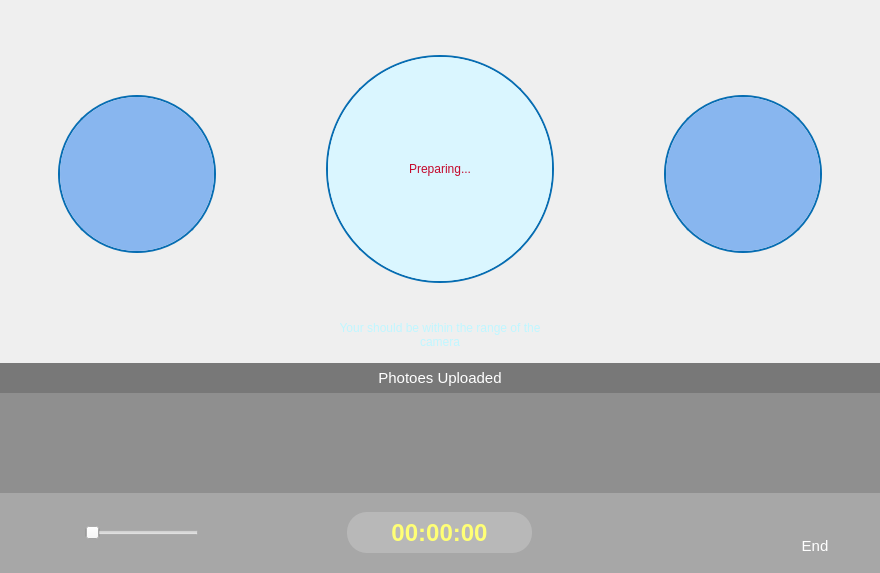
<?xml version="1.0" encoding="UTF-8"?>
<ui version="4.0">
 <class>ns::PageCalling</class>
 <widget class="QWidget" name="ns::PageCalling">
  <property name="geometry">
   <rect>
    <x>0</x>
    <y>0</y>
    <width>880</width>
    <height>573</height>
   </rect>
  </property>
  <property name="windowTitle">
   <string>YesPo Service Client</string>
  </property>
  <property name="styleSheet">
   <string notr="true">* {
	font-family: Verdana, &quot;宋体&quot;, Arial, Sans-serif, Segoe UI, Tahoma;
}

#windowBg {
	border-image: url(:/images/ui/bg_processing.png); 
	
}
#widgetCallTop #labelCallerName, #labelCallerDetail,#labelCalleeName,#labelCalleeDetail,#labelCallHint {
	color: #ffffff; 
}


#widgetCallTop #widgetCallerPhoto, #widgetCallTop #widgetCalleePhoto {
	border: 2px solid #066DB2;
	border-radius: 79px;
}

#widgetCallTop #widgetMePhoto {
	border: 2px solid #066DB2;
	border-radius: 114px;
}

/*#widgetCallTop #labelCallerForward,#widgetCallTop #labelMeForward {
	background-image: url(:/images/ui/call_forward.png);
}*/

#widgetCallTop #labelCallerName, #widgetCallTop #labelCalleeName {
	font-weight: bold;
	font-size: 14px;
}

#widgetCallTop #labelCallHint {
	font-size: 12px;
	color: #C0F6FF;
}

#widgetCallBottom {
	/*background: qlineargradient(x1:0, y1:0, x2:0, y2:1,stop:0 #46729e, stop:1 #4d80b3);*/
	/*background: rgba(0,0,0,20);*/
	/*border-bottom-left-radius: 3px;
	border-bottom-right-radius: 3px;*/
}

#widgetCallBottom #labelDuration {
/*	border: 2px solid rgba(19,95,96);*/
	/*background: qlineargradient(x1:0, y1:0, x2:0, y2:1,stop:0 rgba(91,133,177,50), stop:1 rgba(93,137,181,50));*/
	background: rgba(255,255,255,50);
	color: #ffff75;
	font-size: 24px;
	font-weight: bold;
	/*border-radius: 5px;*/
	border-bottom-left-radius: 20px;
	border-top-left-radius: 20px;
	border-top-right-radius: 20px;
	border-bottom-right-radius: 20px;
}


#widgetCallBottom #pushButtonHangup {
	background-image:url(:/images/ui/bi_calling_hangup.png) center center;
	background-repeat:no-repeat;
	border-radius: 35px;
	padding-top:25px;
	color: #FFFFFF;
	font-size: 15px;
}


#widgetCallBottom #pushButtonHangup:hover {
	background-image: url(:/images/ui/bi_calling_hangup_hover.png) center center;
}

#widgetCallBottom #pushButtonHangup:pressed {
	background-image: url(:/images/ui/bi_calling_hangup_pressed.png) center center;
}

#widgetCallBottom #pushButtonVideo {
	background-image:url(:/images/ui/bi_calling_video.png) center center;
	background-repeat:no-repeat;
	border-radius: 35px;
	padding-top:25px;
	color: #FFFFFF;
	font-size: 15px;
}
#widgetCallBottom #pushButtonVideo:hover{
	background-image:url(:/images/ui/bi_calling_video_hover.png) center center;
}
#widgetCallBottom #pushButtonVideo:pressed{
	background-image:url(:/images/ui/bi_calling_video_pressed.png) center center;
}

#labelMePhoto {
	background: #daf6ff;
	border-radius: 112px;
	color: #C4092C;
}

#labelCallerPhoto, #labelCalleePhoto {
	background: #88b6ef;
	border-radius: 77px;
}

#labelHint {
	color: #FFFFFF;
	font-size: 15px;
}

#widgetTime {
	
	background-color: rgba(0, 0, 0, 30%);
}

#widgetTime #sliderVoice::groove:horizontal {
	margin: 5px 0;
	height: 7px;
	border-radius: 3px;
	border-image: url(:/images/ui/bi_calling_slider_hor.png);
}

#widgetTime #sliderVoice::handle:horizontal {   
	width: 7px;
   	margin: -5px 0;
	height: 15px;
	border-image: url(:/images/ui/bi_calling_slider_handle.png);
}

#widgetTime #sliderVoice::handle:horizontal:hover {   
	width: 7px;
   	margin: -5px 0;
	height: 15px;
	border-image: url(:/images/ui/bi_calling_slider_handle_hover.png);
}

#widgetTime #sliderVoice::handle:horizontal:pressed {   
	width: 7px;
   	margin: -5px 0;
	height: 15px;
	border-image: url(:/images/ui/bi_calling_slider_handle_pressed.png);
}

#widgetTime #labelVoiceSliderIcon {
	border-image: url(:/images/ui/bi_calling_voice_full.png);
}

#widgetTime #labelValueIcon {
	border-image: url(:/images/ui/bi_calling_voice_value.png);
}

#widgetPhoto {
	background: rgba(0, 0, 0, 40%);
}

#widgetLanguage {
	background: rgba(0,0,0,50%);
}

#labelCallerName {
	padding-right: 70px;
}

#labelCallerDetail {
	padding-left: 50px;
}

#labelCalleeName {
	padding-right: 60px;
}

#labelCalleeDetail {
	padding-right: 70px;
}

#labelSource,#labelTarget {
	color: #FFFFFF;
	font-weight: bold;
}

#labelCountryLangValue, #labelCountryLang {
	font-size: 15px;
    color: #ffffff;
}

#widgetCountryLangValue {
	background:#57B5E1;
	border-top-left-radius: 16px;
	border-bottom-left-radius: 16px;
	border-top-right-radius: 16px;
	border-bottom-right-radius: 16px;
}


</string>
  </property>
  <layout class="QVBoxLayout" name="verticalLayout">
   <property name="spacing">
    <number>0</number>
   </property>
   <property name="margin">
    <number>0</number>
   </property>
   <item>
    <widget class="QWidget" name="windowBg" native="true">
     <layout class="QVBoxLayout" name="verticalLayout_3">
      <property name="spacing">
       <number>0</number>
      </property>
      <property name="margin">
       <number>0</number>
      </property>
      <item>
       <widget class="QWidget" name="widgetCallTop" native="true">
        <layout class="QHBoxLayout" name="horizontalLayout_2">
         <property name="topMargin">
          <number>40</number>
         </property>
         <property name="bottomMargin">
          <number>0</number>
         </property>
         <item>
          <spacer name="horizontalSpacer_3">
           <property name="orientation">
            <enum>Qt::Horizontal</enum>
           </property>
           <property name="sizeHint" stdset="0">
            <size>
             <width>51</width>
             <height>20</height>
            </size>
           </property>
          </spacer>
         </item>
         <item>
          <widget class="QWidget" name="widgetCaller" native="true">
           <layout class="QVBoxLayout" name="verticalLayout_6">
            <property name="spacing">
             <number>6</number>
            </property>
            <property name="leftMargin">
             <number>0</number>
            </property>
            <property name="topMargin">
             <number>55</number>
            </property>
            <property name="rightMargin">
             <number>15</number>
            </property>
            <property name="bottomMargin">
             <number>0</number>
            </property>
            <item>
             <layout class="QHBoxLayout" name="horizontalLayout_5">
              <property name="spacing">
               <number>15</number>
              </property>
              <property name="topMargin">
               <number>0</number>
              </property>
              <item>
               <widget class="QWidget" name="widgetCallerPhoto" native="true">
                <property name="minimumSize">
                 <size>
                  <width>158</width>
                  <height>158</height>
                 </size>
                </property>
                <property name="maximumSize">
                 <size>
                  <width>158</width>
                  <height>158</height>
                 </size>
                </property>
                <layout class="QVBoxLayout" name="verticalLayout_5">
                 <property name="spacing">
                  <number>0</number>
                 </property>
                 <property name="margin">
                  <number>2</number>
                 </property>
                 <item>
                  <widget class="ns::ElidedLabel" name="labelCallerPhoto">
                   <property name="minimumSize">
                    <size>
                     <width>154</width>
                     <height>154</height>
                    </size>
                   </property>
                   <property name="maximumSize">
                    <size>
                     <width>154</width>
                     <height>154</height>
                    </size>
                   </property>
                   <property name="text">
                    <string/>
                   </property>
                   <property name="alignment">
                    <set>Qt::AlignCenter</set>
                   </property>
                  </widget>
                 </item>
                </layout>
               </widget>
              </item>
              <item>
               <widget class="QLabel" name="labelCallerForward">
                <property name="minimumSize">
                 <size>
                  <width>65</width>
                  <height>26</height>
                 </size>
                </property>
                <property name="maximumSize">
                 <size>
                  <width>65</width>
                  <height>26</height>
                 </size>
                </property>
                <property name="text">
                 <string/>
                </property>
               </widget>
              </item>
             </layout>
            </item>
            <item>
             <layout class="QVBoxLayout" name="verticalLayout_4">
              <property name="topMargin">
               <number>43</number>
              </property>
              <item>
               <widget class="QLabel" name="labelCallerName">
                <property name="minimumSize">
                 <size>
                  <width>0</width>
                  <height>23</height>
                 </size>
                </property>
                <property name="maximumSize">
                 <size>
                  <width>16777215</width>
                  <height>23</height>
                 </size>
                </property>
                <property name="text">
                 <string/>
                </property>
                <property name="alignment">
                 <set>Qt::AlignCenter</set>
                </property>
               </widget>
              </item>
              <item>
               <widget class="QLabel" name="labelCallerDetail">
                <property name="minimumSize">
                 <size>
                  <width>0</width>
                  <height>18</height>
                 </size>
                </property>
                <property name="maximumSize">
                 <size>
                  <width>16777215</width>
                  <height>18</height>
                 </size>
                </property>
                <property name="text">
                 <string/>
                </property>
                <property name="scaledContents">
                 <bool>true</bool>
                </property>
                <property name="alignment">
                 <set>Qt::AlignLeading|Qt::AlignLeft|Qt::AlignTop</set>
                </property>
               </widget>
              </item>
             </layout>
            </item>
           </layout>
          </widget>
         </item>
         <item>
          <widget class="QWidget" name="widgetMe" native="true">
           <property name="minimumSize">
            <size>
             <width>0</width>
             <height>0</height>
            </size>
           </property>
           <property name="maximumSize">
            <size>
             <width>16777215</width>
             <height>16777215</height>
            </size>
           </property>
           <layout class="QVBoxLayout" name="verticalLayout_9">
            <property name="topMargin">
             <number>15</number>
            </property>
            <property name="bottomMargin">
             <number>0</number>
            </property>
            <item>
             <widget class="QWidget" name="widgetMePhoto" native="true">
              <property name="minimumSize">
               <size>
                <width>228</width>
                <height>228</height>
               </size>
              </property>
              <property name="maximumSize">
               <size>
                <width>228</width>
                <height>228</height>
               </size>
              </property>
              <layout class="QVBoxLayout" name="verticalLayout_11">
               <property name="margin">
                <number>2</number>
               </property>
               <item>
                <widget class="ns::ElidedLabel" name="labelMePhoto">
                 <property name="minimumSize">
                  <size>
                   <width>224</width>
                   <height>224</height>
                  </size>
                 </property>
                 <property name="maximumSize">
                  <size>
                   <width>224</width>
                   <height>224</height>
                  </size>
                 </property>
                 <property name="text">
                  <string>Preparing...</string>
                 </property>
                 <property name="alignment">
                  <set>Qt::AlignCenter</set>
                 </property>
                 <property name="wordWrap">
                  <bool>true</bool>
                 </property>
                </widget>
               </item>
              </layout>
             </widget>
            </item>
            <item>
             <widget class="QWidget" name="widgetCallHint" native="true">
              <layout class="QVBoxLayout" name="verticalLayout_12">
               <property name="topMargin">
                <number>0</number>
               </property>
               <property name="bottomMargin">
                <number>0</number>
               </property>
               <item>
                <widget class="QLabel" name="labelCallHint">
                 <property name="minimumSize">
                  <size>
                   <width>0</width>
                   <height>0</height>
                  </size>
                 </property>
                 <property name="maximumSize">
                  <size>
                   <width>16777215</width>
                   <height>16777215</height>
                  </size>
                 </property>
                 <property name="text">
                  <string>Your should be within the range of the camera</string>
                 </property>
                 <property name="scaledContents">
                  <bool>true</bool>
                 </property>
                 <property name="alignment">
                  <set>Qt::AlignBottom|Qt::AlignHCenter</set>
                 </property>
                 <property name="wordWrap">
                  <bool>true</bool>
                 </property>
                </widget>
               </item>
              </layout>
             </widget>
            </item>
           </layout>
          </widget>
         </item>
         <item>
          <widget class="QWidget" name="widgetCallee" native="true">
           <layout class="QVBoxLayout" name="verticalLayout_10">
            <property name="spacing">
             <number>6</number>
            </property>
            <property name="leftMargin">
             <number>15</number>
            </property>
            <property name="topMargin">
             <number>55</number>
            </property>
            <property name="rightMargin">
             <number>0</number>
            </property>
            <property name="bottomMargin">
             <number>0</number>
            </property>
            <item>
             <layout class="QHBoxLayout" name="horizontalLayout_6">
              <property name="spacing">
               <number>15</number>
              </property>
              <item>
               <widget class="QLabel" name="labelMeForward">
                <property name="minimumSize">
                 <size>
                  <width>65</width>
                  <height>26</height>
                 </size>
                </property>
                <property name="maximumSize">
                 <size>
                  <width>65</width>
                  <height>26</height>
                 </size>
                </property>
                <property name="text">
                 <string/>
                </property>
               </widget>
              </item>
              <item>
               <widget class="QWidget" name="widgetCalleePhoto" native="true">
                <property name="minimumSize">
                 <size>
                  <width>158</width>
                  <height>158</height>
                 </size>
                </property>
                <property name="maximumSize">
                 <size>
                  <width>158</width>
                  <height>158</height>
                 </size>
                </property>
                <layout class="QVBoxLayout" name="verticalLayout_7">
                 <property name="spacing">
                  <number>0</number>
                 </property>
                 <property name="margin">
                  <number>2</number>
                 </property>
                 <item>
                  <widget class="ns::ElidedLabel" name="labelCalleePhoto">
                   <property name="minimumSize">
                    <size>
                     <width>154</width>
                     <height>154</height>
                    </size>
                   </property>
                   <property name="maximumSize">
                    <size>
                     <width>154</width>
                     <height>154</height>
                    </size>
                   </property>
                   <property name="text">
                    <string/>
                   </property>
                   <property name="alignment">
                    <set>Qt::AlignCenter</set>
                   </property>
                  </widget>
                 </item>
                </layout>
               </widget>
              </item>
             </layout>
            </item>
            <item>
             <layout class="QVBoxLayout" name="verticalLayout_8">
              <property name="topMargin">
               <number>43</number>
              </property>
              <item>
               <widget class="QLabel" name="labelCalleeName">
                <property name="minimumSize">
                 <size>
                  <width>0</width>
                  <height>23</height>
                 </size>
                </property>
                <property name="maximumSize">
                 <size>
                  <width>16777215</width>
                  <height>23</height>
                 </size>
                </property>
                <property name="text">
                 <string/>
                </property>
                <property name="alignment">
                 <set>Qt::AlignRight|Qt::AlignTrailing|Qt::AlignVCenter</set>
                </property>
               </widget>
              </item>
              <item>
               <widget class="QLabel" name="labelCalleeDetail">
                <property name="minimumSize">
                 <size>
                  <width>0</width>
                  <height>18</height>
                 </size>
                </property>
                <property name="maximumSize">
                 <size>
                  <width>16777215</width>
                  <height>18</height>
                 </size>
                </property>
                <property name="text">
                 <string/>
                </property>
                <property name="scaledContents">
                 <bool>true</bool>
                </property>
                <property name="alignment">
                 <set>Qt::AlignRight|Qt::AlignTop|Qt::AlignTrailing</set>
                </property>
               </widget>
              </item>
             </layout>
            </item>
           </layout>
          </widget>
         </item>
         <item>
          <spacer name="horizontalSpacer_6">
           <property name="orientation">
            <enum>Qt::Horizontal</enum>
           </property>
           <property name="sizeHint" stdset="0">
            <size>
             <width>51</width>
             <height>20</height>
            </size>
           </property>
          </spacer>
         </item>
        </layout>
       </widget>
      </item>
      <item>
       <widget class="QWidget" name="widgetCallBottom" native="true">
        <property name="minimumSize">
         <size>
          <width>0</width>
          <height>0</height>
         </size>
        </property>
        <property name="maximumSize">
         <size>
          <width>16777215</width>
          <height>16777215</height>
         </size>
        </property>
        <layout class="QVBoxLayout" name="verticalLayout_2">
         <property name="spacing">
          <number>0</number>
         </property>
         <property name="margin">
          <number>0</number>
         </property>
         <item>
          <spacer name="verticalSpacer">
           <property name="orientation">
            <enum>Qt::Vertical</enum>
           </property>
           <property name="sizeHint" stdset="0">
            <size>
             <width>20</width>
             <height>40</height>
            </size>
           </property>
          </spacer>
         </item>
         <item>
          <widget class="QWidget" name="widgetLanguage" native="true">
           <property name="minimumSize">
            <size>
             <width>0</width>
             <height>30</height>
            </size>
           </property>
           <property name="maximumSize">
            <size>
             <width>16777215</width>
             <height>30</height>
            </size>
           </property>
           <layout class="QHBoxLayout" name="horizontalLayout">
            <property name="spacing">
             <number>0</number>
            </property>
            <property name="margin">
             <number>0</number>
            </property>
            <item>
             <spacer name="horizontalSpacer_5">
              <property name="orientation">
               <enum>Qt::Horizontal</enum>
              </property>
              <property name="sizeHint" stdset="0">
               <size>
                <width>316</width>
                <height>20</height>
               </size>
              </property>
             </spacer>
            </item>
            <item>
             <widget class="QLabel" name="labelHint">
              <property name="minimumSize">
               <size>
                <width>0</width>
                <height>0</height>
               </size>
              </property>
              <property name="maximumSize">
               <size>
                <width>16777215</width>
                <height>16777215</height>
               </size>
              </property>
              <property name="text">
               <string>Photoes Uploaded</string>
              </property>
              <property name="alignment">
               <set>Qt::AlignCenter</set>
              </property>
             </widget>
            </item>
            <item>
             <spacer name="horizontalSpacer_4">
              <property name="orientation">
               <enum>Qt::Horizontal</enum>
              </property>
              <property name="sizeHint" stdset="0">
               <size>
                <width>40</width>
                <height>20</height>
               </size>
              </property>
             </spacer>
            </item>
           </layout>
          </widget>
         </item>
         <item>
          <widget class="QWidget" name="widgetPhoto" native="true">
           <property name="minimumSize">
            <size>
             <width>0</width>
             <height>100</height>
            </size>
           </property>
           <property name="maximumSize">
            <size>
             <width>16777215</width>
             <height>100</height>
            </size>
           </property>
           <layout class="QHBoxLayout" name="horizontalLayout_9">
            <property name="spacing">
             <number>0</number>
            </property>
            <property name="margin">
             <number>0</number>
            </property>
           </layout>
          </widget>
         </item>
         <item>
          <widget class="QWidget" name="widgetTime" native="true">
           <property name="minimumSize">
            <size>
             <width>0</width>
             <height>0</height>
            </size>
           </property>
           <property name="maximumSize">
            <size>
             <width>16777215</width>
             <height>16777215</height>
            </size>
           </property>
           <layout class="QHBoxLayout" name="horizontalLayout_10">
            <property name="leftMargin">
             <number>45</number>
            </property>
            <property name="topMargin">
             <number>5</number>
            </property>
            <property name="rightMargin">
             <number>30</number>
            </property>
            <property name="bottomMargin">
             <number>5</number>
            </property>
            <item>
             <widget class="QWidget" name="widgetVoice" native="true">
              <layout class="QHBoxLayout" name="horizontalLayout_7">
               <property name="leftMargin">
                <number>0</number>
               </property>
               <property name="rightMargin">
                <number>15</number>
               </property>
               <item>
                <widget class="QLabel" name="labelVoiceSliderIcon">
                 <property name="minimumSize">
                  <size>
                   <width>34</width>
                   <height>30</height>
                  </size>
                 </property>
                 <property name="maximumSize">
                  <size>
                   <width>34</width>
                   <height>30</height>
                  </size>
                 </property>
                 <property name="text">
                  <string/>
                 </property>
                </widget>
               </item>
               <item>
                <widget class="QSlider" name="sliderVoice">
                 <property name="minimumSize">
                  <size>
                   <width>114</width>
                   <height>0</height>
                  </size>
                 </property>
                 <property name="maximumSize">
                  <size>
                   <width>114</width>
                   <height>16777215</height>
                  </size>
                 </property>
                 <property name="maximum">
                  <number>100</number>
                 </property>
                 <property name="orientation">
                  <enum>Qt::Horizontal</enum>
                 </property>
                </widget>
               </item>
              </layout>
             </widget>
            </item>
            <item>
             <spacer name="horizontalSpacer">
              <property name="orientation">
               <enum>Qt::Horizontal</enum>
              </property>
              <property name="sizeHint" stdset="0">
               <size>
                <width>224</width>
                <height>20</height>
               </size>
              </property>
             </spacer>
            </item>
            <item>
             <widget class="QLabel" name="labelDuration">
              <property name="minimumSize">
               <size>
                <width>185</width>
                <height>41</height>
               </size>
              </property>
              <property name="maximumSize">
               <size>
                <width>185</width>
                <height>41</height>
               </size>
              </property>
              <property name="text">
               <string>00:00:00</string>
              </property>
              <property name="alignment">
               <set>Qt::AlignCenter</set>
              </property>
             </widget>
            </item>
            <item>
             <spacer name="horizontalSpacer_2">
              <property name="orientation">
               <enum>Qt::Horizontal</enum>
              </property>
              <property name="sizeHint" stdset="0">
               <size>
                <width>224</width>
                <height>20</height>
               </size>
              </property>
             </spacer>
            </item>
            <item>
             <widget class="QWidget" name="widgetHangup" native="true">
              <property name="minimumSize">
               <size>
                <width>185</width>
                <height>0</height>
               </size>
              </property>
              <property name="maximumSize">
               <size>
                <width>185</width>
                <height>16777215</height>
               </size>
              </property>
              <layout class="QVBoxLayout" name="verticalLayout_14">
               <property name="spacing">
                <number>0</number>
               </property>
               <property name="leftMargin">
                <number>115</number>
               </property>
               <property name="topMargin">
                <number>0</number>
               </property>
               <property name="rightMargin">
                <number>0</number>
               </property>
               <property name="bottomMargin">
                <number>0</number>
               </property>
               <item>
                <widget class="QPushButton" name="pushButtonHangup">
                 <property name="minimumSize">
                  <size>
                   <width>70</width>
                   <height>70</height>
                  </size>
                 </property>
                 <property name="maximumSize">
                  <size>
                   <width>70</width>
                   <height>70</height>
                  </size>
                 </property>
                 <property name="cursor">
                  <cursorShape>PointingHandCursor</cursorShape>
                 </property>
                 <property name="focusPolicy">
                  <enum>Qt::NoFocus</enum>
                 </property>
                 <property name="text">
                  <string>End</string>
                 </property>
                 <property name="iconSize">
                  <size>
                   <width>35</width>
                   <height>15</height>
                  </size>
                 </property>
                </widget>
               </item>
              </layout>
             </widget>
            </item>
           </layout>
          </widget>
         </item>
        </layout>
       </widget>
      </item>
     </layout>
    </widget>
   </item>
  </layout>
 </widget>
 <customwidgets>
  <customwidget>
   <class>ns::ElidedLabel</class>
   <extends>QLabel</extends>
   <header>elidedlabel.h</header>
  </customwidget>
 </customwidgets>
 <resources>
  <include location="translator.qrc"/>
 </resources>
 <connections/>
</ui>
